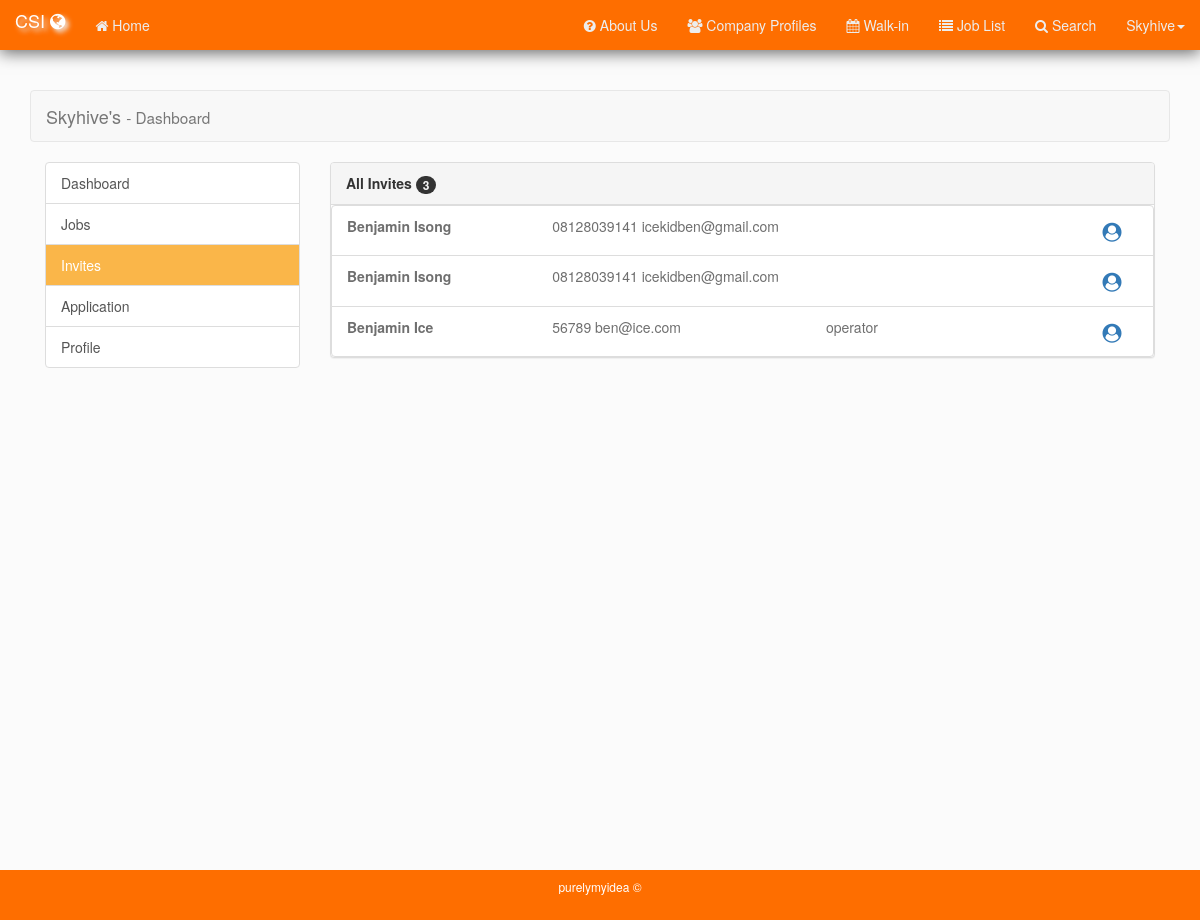
/com_invite.php (signed in), run on the app's committed database.
### tables this page shows
CREATE TABLE `company` (
  `id` int(11) NOT NULL,
  `acc_type` int(11) NOT NULL,
  `cname` varchar(255) NOT NULL,
  `email` varchar(255) NOT NULL,
  `location` varchar(255) NOT NULL,
  `address` text DEFAULT NULL,
  `phone` varchar(225) NOT NULL,
  `hashed_pass` varchar(225) NOT NULL,
  `logo` varchar(225) DEFAULT NULL,
  `created_at` varchar(225) NOT NULL,
  `c_info` text NOT NULL
);

CREATE TABLE `job_apply` (
  `id` int(11) NOT NULL,
  `user_id` int(11) NOT NULL,
  `com_id` int(11) NOT NULL,
  `job_id` int(11) NOT NULL,
  `invite` int(11) NOT NULL
);

CREATE TABLE `users` (
  `id` int(11) NOT NULL,
  `acc_type` int(11) NOT NULL,
  `fname` varchar(191) NOT NULL,
  `lname` varchar(191) NOT NULL,
  `dob` varchar(50) NOT NULL,
  `location` varchar(191) NOT NULL,
  `address` text DEFAULT NULL,
  `hashed_pass` varchar(255) NOT NULL,
  `email` varchar(191) NOT NULL,
  `phone` varchar(191) NOT NULL,
  `image` varchar(250) DEFAULT NULL,
  `created_at` varchar(255) NOT NULL
);

CREATE TABLE `jobs` (
  `id` int(11) NOT NULL,
  `com_id` int(11) NOT NULL,
  `title` varchar(255) NOT NULL,
  `description` text NOT NULL,
  `status` int(11) NOT NULL,
  `min_req` int(11) NOT NULL,
  `indus` varchar(225) NOT NULL,
  `func_area` varchar(225) NOT NULL,
  `pos` varchar(225) NOT NULL,
  `salary` int(11) NOT NULL,
  `idate` varchar(255) NOT NULL,
  `itime` varchar(255) NOT NULL,
  `ivenue` varchar(255) NOT NULL,
  `iexp` int(11) NOT NULL
);

### config/director.php (called while the page is built, shortened)
<?php
include_once('connect.php');
function getComData()
{
    global $conn;
    if (!isset($_SESSION['c_user_name']) && !isset($_SESSION['com_user_id'])) {
        return null;
    } else {
        $id = $_SESSION['com_user_id'];
        $sql = "SELECT * FROM company WHERE id = '$id'";
        $parser = mysqli_query($conn, $sql) or die(mysqli_error($conn));
        $user_data = mysqli_fetch_array($parser);
        return $user_data;
    }
}
if(isset($_SESSION['c_user_id'])){
    $user_data = getdata();
}elseif(isset($_SESSION['com_user_id'])){
    $user_data = getComData();
}else{
    $user_data = array();
    $user_data['acc_type'] = '0';
}

### core/functionality.php (called while the page is built, shortened)
<?php
function getInvites(){
    global $user_data;
    $id = $user_data['id'];
    $var = 1;
    $all = getAll('job_apply', "com_id = '$id'", "AND invite = '$var'");
    return $all;
}
function getAll($table, $cond_a = '', $cond_b=''){
    global $conn;
    if($cond_a == ""){
        $sql = "SELECT * FROM $table";
    }else{
        $sql = "SELECT * FROM $table WHERE $cond_a" . "$cond_b";
    }
    $parser = mysqli_query($conn, $sql) or die(mysqli_error($conn));
    if($parser){
        $_data = array();
        while($jlist = mysqli_fetch_array($parser)){
            $_data[] = $jlist;
        }
        return $_data;
    }
}
function getOneReturn($id, $table, $key){
    global $conn;
    $sql = "SELECT * FROM $table WHERE id = '$id'";
    $parser = mysqli_query($conn, $sql) or die(mysqli_error($conn));
    $_data = mysqli_fetch_array($parser);
    return $_data[$key];
}

### com_invite.php (the view, shortened to what this page needs)
<?php
$isactive['invites'] = 'cactive';
include_once 'template/com_dash_head.php';
?>
<div class="col-xs-12">
    <div class="row">
        <div class="panel panel-default">
            <div class="panel-heading">
                <b>All Invites</b> <span class="badge"><?php $appcl = getInvites(); echo count($appcl) ?></span>
            </div>
            <div class="panel-body" style="padding: 0">
                    <?php
                    if(count($appcl) < 1){ ?>
                        <h4 class="text-center">There are no active applications at the moment</h4>
                    <?php }else{ ?>
                        <ul class="list-unstyled" style="border-radius: 0;margin: 0;">
                            <?php foreach ($appcl as $aps){ ?>
                                <div class="list-group-item hover">
                                    <div class="row">
                                        <div class="col-sm-3">
                                        <span>
                                            <b>
                                                <?php
                                                echo ucfirst(getOneReturn($aps['user_id'], 'users', 'fname')) .
                                                    ' ' .
                                                    ucfirst(getOneReturn($aps['user_id'], 'users', 'lname'));
                                                ?>
                                            </b>
                                        </span>
                                        </div>
                                        <div class="col-sm-4">
                                        <span>
                                            <?php
                                            echo getOneReturn($aps['user_id'], 'users', 'phone') .
                                                ' ' .
                                                getOneReturn($aps['user_id'], 'users', 'email');
                                            ?>
                                        </span>
                                        </div>
                                        <div class="col-sm-4">
                                        <span>
                                            <?php
                                            echo getOneReturn($aps['job_id'], 'jobs', 'title');
                                            ?>
                                        </span>
                                        </div>
                                        <div class="col-sm-1">
                                        <span>
                                            <a href="view_user.php?id=<?php echo $aps['user_id']?>&table=users" title="View Profile" class="btn btn-circle"><i class="fa fa-user-circle"></i></a>
                                        </span>
                                        </div>
                                    </div>
                                </div>
                            <?php } ?>
                        </ul>
                    <?php } ?>
            </div>
        </div>
    </div>
</div>
<?php
include_once 'template/com_dash_foot.php';
?>

### template/com_dash_head.php (shortened to what this page needs)
<?php
include_once (APP . 'config/director.php');
include_once (APP . 'core/functionality.php');
include_once(APP . 'layout/header.php');
?>
<div class="col-xs-12" style="min-height: 720px">
    <div class="row navbar navbar-default">
        <div class="container-fluid">
            <span class="navbar-brand" ><?php echo $user_data['cname'] . "'s" ?> <small> - Dashboard</small></span>
        </div>
    </div>
    <div class="row">
        <div class="col-sm-3 col-xs-12">
            <ul class="list-group csidebar">
                <a href="com_dashboard.php" class="list-group-item <?=@$isactive['dashboard']?>">Dashboard</a>
                <a href="com_jobs.php" class="list-group-item <?=@$isactive['jobs']?>">Jobs</a>
                <a href="com_invite.php" class="list-group-item <?=@$isactive['invites']?>">Invites</a>
                <a href="com_app.php" class="list-group-item <?=@$isactive['apps']?>">Application</a>
                <a href="com_details.php" class="list-group-item <?=@$isactive['profile']?>">Profile</a>
            </ul>
        </div>
        <div class="col-sm-9 col-xs-12">

### public/css/main.css (style rules this page uses)
body { background-color: #fbfbfb; }
.cactive { background-color: rgba(249, 154, 0, 0.71); }
.csidebar a.cactive { color: #fff }
.btn-circle { font-size: 19px;border-radius: 100%;padding: 0;margin: 0 2px; }

### data on the page
company: cname "Skyhive"
job_apply: user.fname "Benjamin", user.lname "Isong", user.phone "08128039141", user.email "icekidben@gmail.com"
job_apply: user.fname "Benjamin", user.lname "Isong", user.phone "08128039141", user.email "icekidben@gmail.com"
job_apply: user.fname "Benjamin", user.lname "Ice", user.phone "56789", user.email "ben@ice.com", job.title "operator"

### other printed values
$user "Skyhive"
count($appcl) "3"
